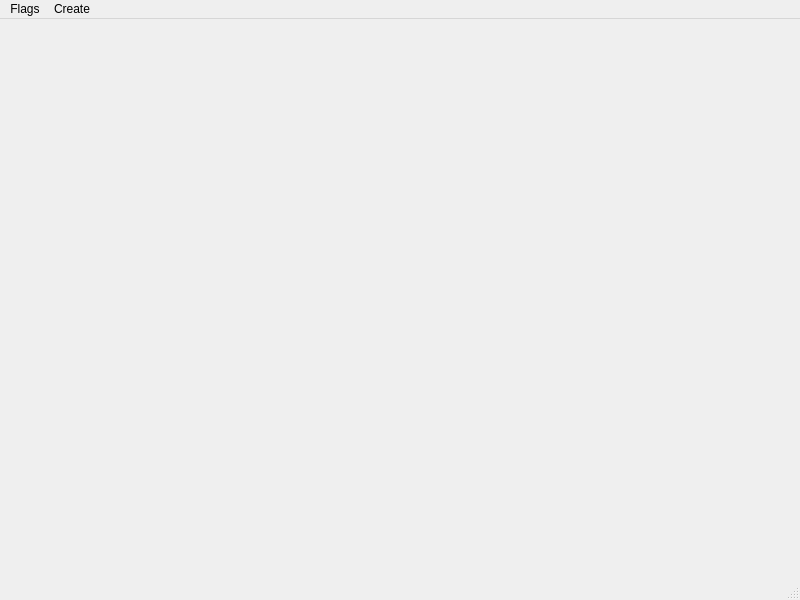
<?xml version="1.0" encoding="UTF-8"?>
<ui version="4.0">
 <class>MainWindow</class>
 <widget class="QMainWindow" name="MainWindow">
  <property name="geometry">
   <rect>
    <x>0</x>
    <y>0</y>
    <width>800</width>
    <height>600</height>
   </rect>
  </property>
  <property name="windowTitle">
   <string>MainWindow</string>
  </property>
  <property name="statusTip">
   <string/>
  </property>
  <widget class="QWidget" name="centralwidget"/>
  <widget class="QMenuBar" name="menubar">
   <property name="geometry">
    <rect>
     <x>0</x>
     <y>0</y>
     <width>800</width>
     <height>22</height>
    </rect>
   </property>
   <widget class="QMenu" name="menuDockFlags">
    <property name="title">
     <string>Flags</string>
    </property>
    <widget class="QMenu" name="menuDockWidgetFeatures">
     <property name="title">
      <string>Dock Widget Features</string>
     </property>
     <addaction name="actionDockWidgetClosable"/>
     <addaction name="actionDockWidgetMovable"/>
     <addaction name="actionDockWidgetFloatable"/>
     <addaction name="actionDockWidgetDeleteOnClose"/>
     <addaction name="actionCustomCloseHandling"/>
     <addaction name="actionDockWidgetFocusable"/>
     <addaction name="actionDockWidgetForceCloseWithArea"/>
     <addaction name="actionNoTab"/>
     <addaction name="actionDeleteContentOnClose"/>
     <addaction name="actionDockWidgetPinnable"/>
    </widget>
    <addaction name="menuDockWidgetFeatures"/>
   </widget>
   <widget class="QMenu" name="menuCreate">
    <property name="title">
     <string>Create</string>
    </property>
    <addaction name="actionCalendar"/>
    <addaction name="actionDial"/>
    <addaction name="actionLCDNumber"/>
    <addaction name="actionTextEdit"/>
   </widget>
   <addaction name="menuDockFlags"/>
   <addaction name="menuCreate"/>
  </widget>
  <widget class="QStatusBar" name="statusbar"/>
  <action name="actionDockWidgetClosable">
   <property name="checkable">
    <bool>true</bool>
   </property>
   <property name="checked">
    <bool>true</bool>
   </property>
   <property name="text">
    <string>DockWidgetClosable</string>
   </property>
   <property name="statusTip">
    <string>dock widget has a close button</string>
   </property>
  </action>
  <action name="actionDockWidgetMovable">
   <property name="checkable">
    <bool>true</bool>
   </property>
   <property name="checked">
    <bool>true</bool>
   </property>
   <property name="text">
    <string>DockWidgetMovable</string>
   </property>
   <property name="statusTip">
    <string>dock widget is movable and can be moved to a new position in the current dock container</string>
   </property>
  </action>
  <action name="actionDockWidgetDeleteOnClose">
   <property name="checkable">
    <bool>true</bool>
   </property>
   <property name="text">
    <string>DockWidgetDeleteOnClose</string>
   </property>
   <property name="statusTip">
    <string>deletes the dock widget when it is closed</string>
   </property>
  </action>
  <action name="actionDockWidgetFloatable">
   <property name="checkable">
    <bool>true</bool>
   </property>
   <property name="checked">
    <bool>true</bool>
   </property>
   <property name="text">
    <string>DockWidgetFloatable</string>
   </property>
   <property name="statusTip">
    <string>dock widget can be dragged into a floating window</string>
   </property>
  </action>
  <action name="actionCustomCloseHandling">
   <property name="checkable">
    <bool>true</bool>
   </property>
   <property name="text">
    <string>CustomCloseHandling</string>
   </property>
   <property name="statusTip">
    <string>clicking the close button will not close the dock widget but emits the closeRequested() signal instead</string>
   </property>
  </action>
  <action name="actionDockWidgetFocusable">
   <property name="checkable">
    <bool>true</bool>
   </property>
   <property name="checked">
    <bool>true</bool>
   </property>
   <property name="text">
    <string>DockWidgetFocusable</string>
   </property>
   <property name="statusTip">
    <string>if this is enabled, a dock widget can get focus highlighting</string>
   </property>
  </action>
  <action name="actionDockWidgetForceCloseWithArea">
   <property name="checkable">
    <bool>true</bool>
   </property>
   <property name="text">
    <string>DockWidgetForceCloseWithArea</string>
   </property>
   <property name="statusTip">
    <string>dock widget will be closed when the dock area hosting it is closed</string>
   </property>
  </action>
  <action name="actionNoTab">
   <property name="checkable">
    <bool>true</bool>
   </property>
   <property name="text">
    <string>NoTab</string>
   </property>
   <property name="statusTip">
    <string>dock widget tab will never be shown if this flag is set</string>
   </property>
  </action>
  <action name="actionDeleteContentOnClose">
   <property name="checkable">
    <bool>true</bool>
   </property>
   <property name="text">
    <string>DeleteContentOnClose</string>
   </property>
   <property name="statusTip">
    <string>deletes only the contained widget on close, keeping the dock widget intact and in place. Attempts to rebuild the contents widget on show if there is a widget factory set.</string>
   </property>
  </action>
  <action name="actionDockWidgetPinnable">
   <property name="checkable">
    <bool>true</bool>
   </property>
   <property name="checked">
    <bool>true</bool>
   </property>
   <property name="text">
    <string>DockWidgetPinnable</string>
   </property>
   <property name="statusTip">
    <string>dock widget can be pinned and added to an auto hide dock container</string>
   </property>
  </action>
  <action name="actionCalendar">
   <property name="text">
    <string>Calendar</string>
   </property>
  </action>
  <action name="actionDial">
   <property name="text">
    <string>Dial</string>
   </property>
  </action>
  <action name="actionLCDNumber">
   <property name="text">
    <string>LCD Number</string>
   </property>
  </action>
  <action name="actionTextEdit">
   <property name="text">
    <string>Text Edit</string>
   </property>
  </action>
 </widget>
 <resources/>
 <connections/>
</ui>
